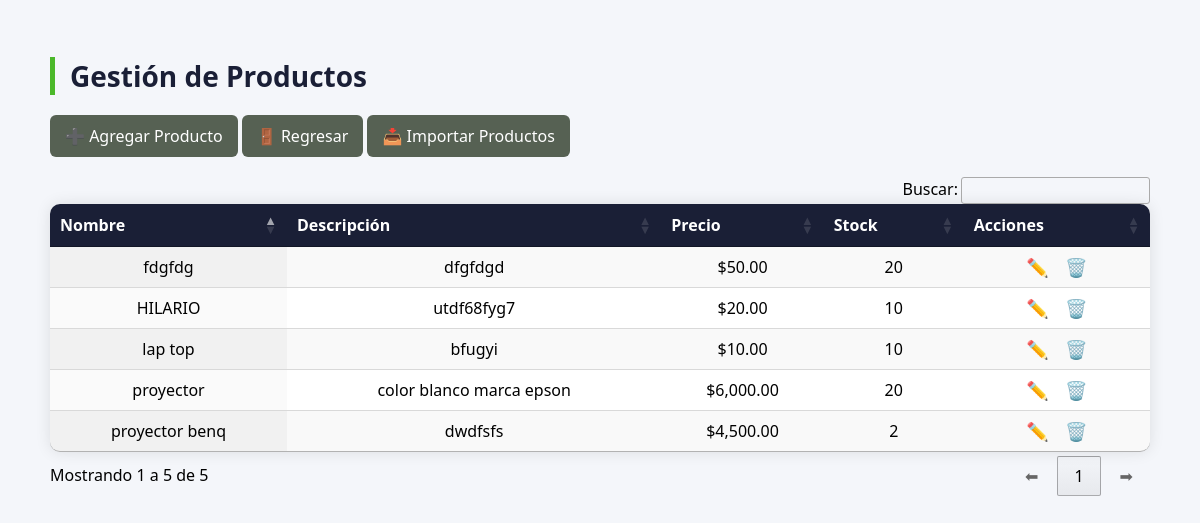
Page /productos/productos.php on the committed database.
### tables this page shows
CREATE TABLE `productos` (
  `id` int(11) NOT NULL,
  `nombre` varchar(100) NOT NULL,
  `descripcion` text DEFAULT NULL,
  `precio` decimal(10,2) NOT NULL,
  `stock` int(11) NOT NULL,
  `fecha_registro` datetime DEFAULT current_timestamp()
);

### productos/productos.php (the view, shortened to what this page needs)
<?php
include '../includes/conexion.php';
$consulta = "SELECT * FROM productos";
$resultado = mysqli_query($conexion, $consulta);
?>
<!DOCTYPE html>
<html lang="es">
<head>
    <link rel="stylesheet" href="../css/productos.css">
    <link rel="stylesheet" href="https://cdn.datatables.net/1.13.6/css/jquery.dataTables.min.css">
    <link rel="stylesheet" href="https://cdn.datatables.net/buttons/2.4.1/css/buttons.dataTables.min.css">
</head>
<body>
<div class="main-content">
    <h1>Gestión de Productos</h1>
    <a href="nuevo_producto.php" class="btn-agregar">➕ Agregar Producto</a>
     <a href="../panel.php" class="btn-agregar">🚪 Regresar</a>
<a href="importar_productos.php" class="btn-agregar">📥 Importar Productos</a>
    <table id="tabla-productos" class="display nowrap" style="width:100%">
        <thead>
            <tr>
                <th>Nombre</th>
                <th>Descripción</th>
                <th>Precio</th>
                <th>Stock</th>
                <th>Acciones</th>
            </tr>
        </thead>
        <tbody>
            <?php while ($fila = mysqli_fetch_assoc($resultado)) { ?>
            <tr>
                <td><?= $fila['nombre'] ?></td>
                <td><?= $fila['descripcion'] ?></td>
                <td>$<?= number_format($fila['precio'], 2) ?></td>
                <td><?= $fila['stock'] ?></td>
                <td>
                    <a href="editar_producto.php?id=<?= $fila['id'] ?>">✏️</a>
                    <a href="eliminar_producto.php?id=<?= $fila['id'] ?>" onclick="return confirm('¿Eliminar este producto?')">🗑️</a>
                </td>
            </tr>
            <?php } ?>
        </tbody>
    </table>
</div>
</body>
</html>

### css/productos.css (style rules this page uses)
body { background: #f4f6fa; font-family: 'Segoe UI', sans-serif; }
.main-content { max-width: 1100px; margin: auto; padding: 30px; }
.main-content h1, .main-content h2 { color: #1a1f36; margin-bottom: 20px; font-size: 28px; border-left: 5px solid #4bb82a; padding-left: 15px; }
.btn-agregar { background-color: #566153; color: white; padding: 10px 15px; text-decoration: none; border-radius: 6px; display: inline-block; margin-bottom: 20px; }
table.dataTable thead { background-color: #1a1f36; color: white; }
table { width: 100%; border-collapse: collapse; box-shadow: 0 0 15px rgba(0,0,0,0.1); background-color: white; border-radius: 10px; overflow: hidden; }
thead { background-color: #1a1f36; color: white; }
thead th { padding: 15px; font-size: 16px; }
tbody td { padding: 12px; text-align: center; border-top: 1px solid #eee; }
td a { margin: 0 6px; font-size: 18px; text-decoration: none; color: #1a1f36; }

### rows in the picture
productos: nombre "proyector", descripcion "color blanco marca epson", precio "6,000.00", stock "20"
productos: nombre "fdgfdg", descripcion "dfgfdgd", precio "50.00", stock "20"
productos: nombre "lap top", descripcion "bfugyi", precio "10.00", stock "10"
productos: nombre "HILARIO", descripcion "utdf68fyg7", precio "20.00", stock "10"
productos: nombre "proyector benq", descripcion "dwdfsfs", precio "4,500.00", stock "2"
